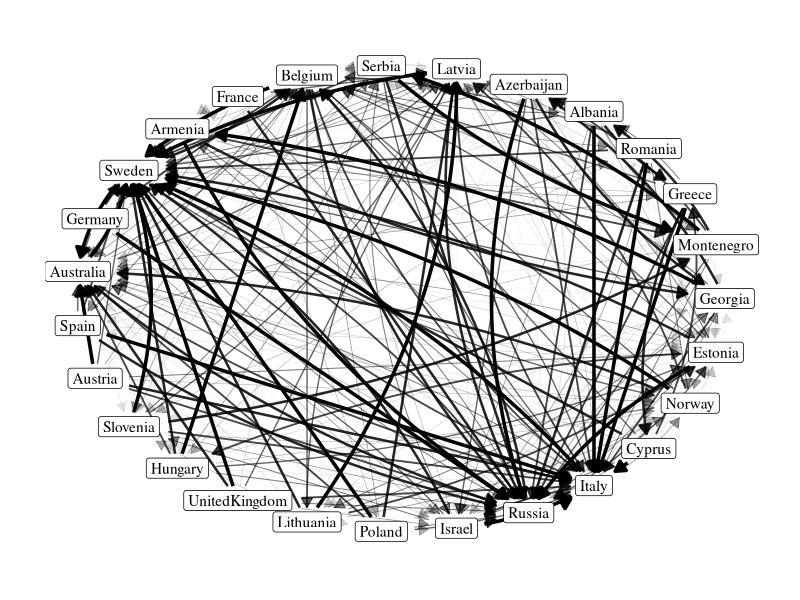
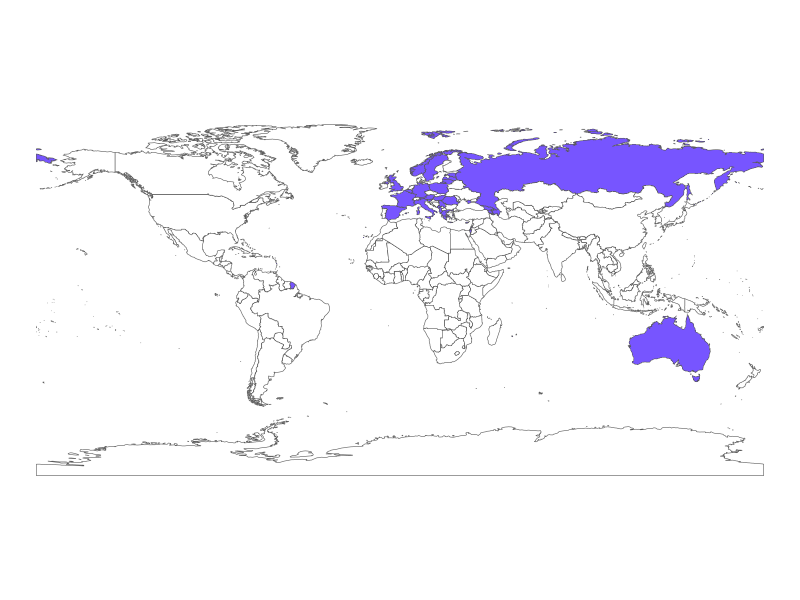
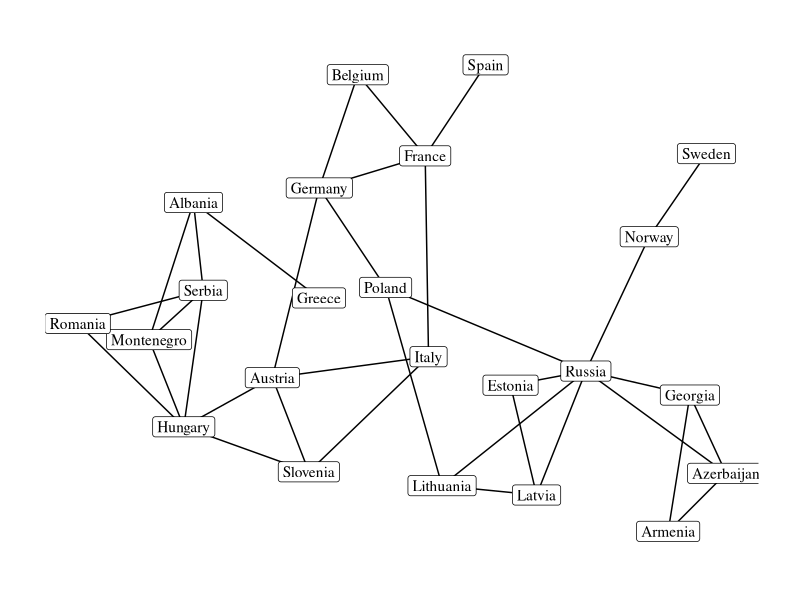
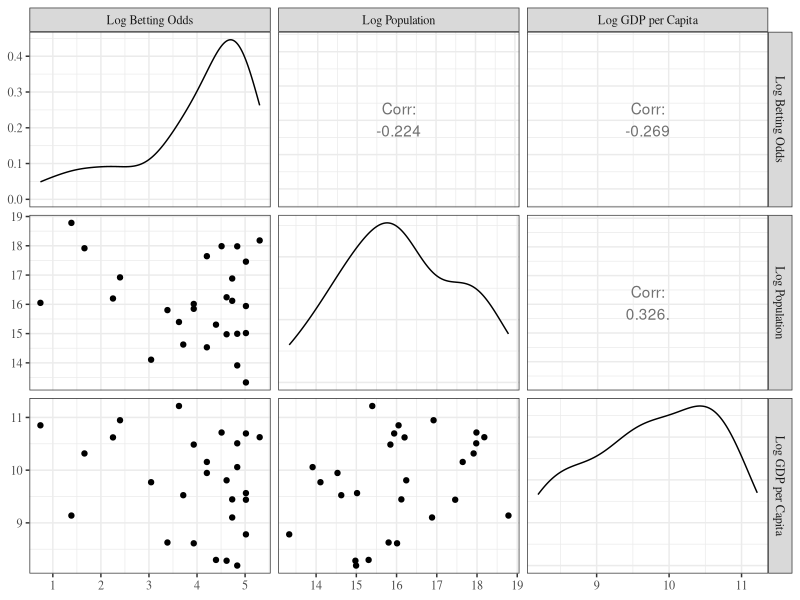

The R script that drew these images, in order:
# Code to do that data analysis on the Eurovision data

library(ggplot2)
library(ggrepel)
library(foreach)
library(here)

library(rnaturalearth)
library(rnaturalearthdata)
library(sf)

library(dplyr)

library(network)
library(ggraph)

library(GGally)

plotdir <- here("Eurovision", "plots")

# Read in all the csv files with response and covariates
Y <- read.csv(here("Eurovision", "2015data", "votes-ranks.csv"), row.names=1)
Xc.gender <- read.csv(here("Eurovision", "2015data", "covariate-gender.csv"), row.names=1, stringsAsFactors=FALSE)
Xd.lang <- read.csv(here("Eurovision", "2015data", "covariate-language.csv"), row.names=1)
Xd.contig <- read.csv(here("Eurovision", "2015data", "covariate-contig.csv"), row.names=1)
Xc.odds <- read.csv(here("Eurovision", "2015data", "covariate-odds.csv"), row.names=1)
Xc.pop <- read.csv(here("Eurovision", "2015data", "covariate-population.csv"), row.names=1)
Xc.gdp <- read.csv(here("Eurovision", "2015data", "covariate-gdp.csv"), row.names=1)

# Which countries are we restricting the analysis to?
countries.in.final <- row.names(Xc.gender)[Xc.gender[,"Female"] != "#N/A"]

Xd <- array(
  c(#as.matrix(Xd.lang[countries.in.final, countries.in.final]),
    as.matrix(Xd.contig[countries.in.final, countries.in.final])),
  dim=c(length(countries.in.final), length(countries.in.final), 1)
)
dimnames(Xd)[[3]] <- list("Contig")
#Xc <- data.matrix(cbind(
#  Xc.gender[countries.in.final,],
#  Xc.odds[countries.in.final,"Median16"]
#))
#colnames(Xc) <- c(colnames(Xc.gender), "MedianOdds")
Xc <- data.matrix(data.frame(LogMedianOdds=log(Xc.odds[countries.in.final,"Median16"]),
                             LogPopulation=log(Xc.pop[countries.in.final,"Pop2015"]),
                             LogGDP=log(Xc.gdp[countries.in.final,"GDPpc2015"])))


################################################################################
# Make a map of the participating countries

world <- ne_countries(returnclass="sf", scale="medium")

highlighted.countries <- countries.in.final |>
  replace(countries.in.final=="UnitedKingdom", "United Kingdom") |>
  replace(countries.in.final=="Serbia", "Republic of Serbia")

mapplot <- world |>
  mutate(eurovisionfinalist = ifelse(admin %in% highlighted.countries, "Y", "N")) |>
  ggplot() +
  geom_sf(aes(fill = eurovisionfinalist)) +
  scale_fill_manual(values=c(N="#ffffff", Y="#7755ff")) +
  theme_void() +
  theme(legend.position = "none")

################################################################################
# Plot the vote network

ncountries <- length(countries.in.final)

votenet <- network(as.matrix(Y[countries.in.final,countries.in.final]), directed=TRUE)
votenet %v% "nodename" <- countries.in.final
votenet %e% "rank" <- as.matrix(Y[countries.in.final,countries.in.final])
points <- as.matrix(Y[countries.in.final,countries.in.final])
points[points == 10] <- 12
points[points == 9] <- 10
votenet %e% "points" <- points
sender <- matrix(rep(countries.in.final, ncountries), ncol=ncountries)
votenet %e% "voter" <- sender
votenet %e% "song" <- t(sender)

arrowsize <- 8
radius <- 2
labelpad <- 2

voteplot <- ggraph(votenet, layout="manual", 
       x = radius * cos(2*pi*seq_len(ncountries)/ncountries),
       y = radius * sin(2*pi*seq_len(ncountries)/ncountries)) +
  geom_edge_fan(
    aes(edge_width=rank, edge_alpha=rank,
        start_cap=label_rect(voter, padding = margin(labelpad, labelpad, labelpad, labelpad, "mm")), 
        end_cap=label_rect(song, padding = margin(labelpad, labelpad, labelpad, labelpad, "mm"))),
    arrow = arrow(type = "closed", length=unit(arrowsize, "pt"))) +
  geom_node_label(aes(label=nodename), family="serif") +
  theme_graph(base_family="serif") +
  scale_edge_width_continuous(range=c(0.1,1.2), trans=scales::exp_trans(1.4)) +
  scale_edge_alpha_continuous(range=c(0.1,1), trans=scales::exp_trans(1.1)) +
  theme(legend.position = "none")


################################################################################
# Make a network of the country contiguity covariate

ncountries <- length(countries.in.final)
countryborders <- as.matrix(Xd.contig[countries.in.final, countries.in.final])
diag(countryborders) <- 0
notislands <- names(which(rowSums(countryborders) > 0))
islands <- setdiff(countries.in.final, notislands)
countryborders <- countryborders[notislands, notislands]
bordernet <- network(countryborders, directed=FALSE)
bordernet %v% "nodename" <- rownames(countryborders)

labelpad <- 2

borderplot <- ggraph(bordernet, layout="igraph", algorithm="dh") +
  geom_edge_link() +
  geom_node_label(aes(label=nodename), family="serif")+
  theme_graph(base_family="serif")

################################################################################
# Plot covariates

pairsdf <- as.data.frame(Xc)
names(pairsdf) <- c("Log Betting Odds", "Log Population", "Log GDP per Capita")

covariateplot <- ggpairs(pairsdf, diag=list(continuous="densityDiag")) +
  theme_bw(base_family = "serif")

################################################################################
# Save figures

fig.width <- 9
fig.height <- 6
fig.res <- 150

png(file.path(plotdir, "eurovision-votes-network.png"), width=9, height=9, units="in", res=fig.res)
print(voteplot)
dev.off()

png(file.path(plotdir, "eurovision-country-map.png"), width=10, height=6, units="in", res=fig.res)
print(mapplot)
dev.off()

png(file.path(plotdir, "eurovision-country-borders.png"), width=9, height=5, units="in", res=fig.res)
print(borderplot)
dev.off()

png(file.path(plotdir, "eurovision-covariates.png"), width=6, height=4, units="in", res=fig.res)
print(covariateplot)
dev.off()
